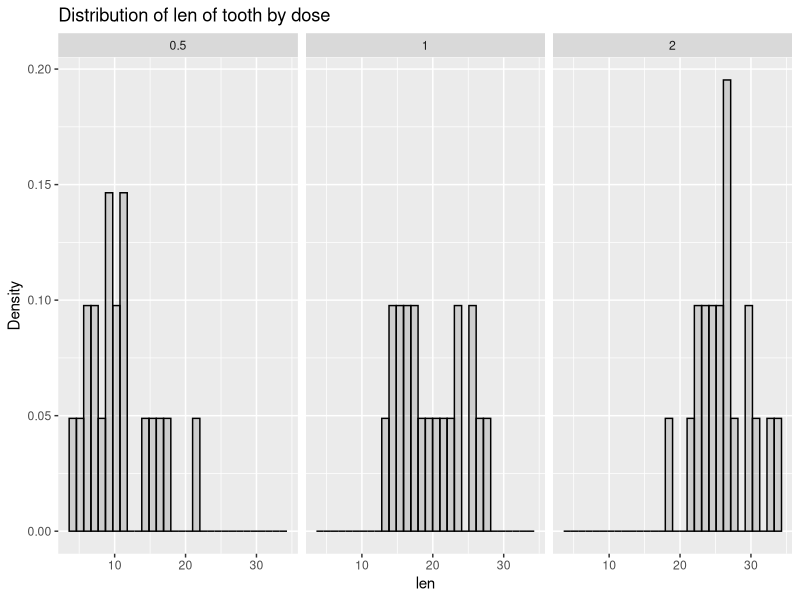
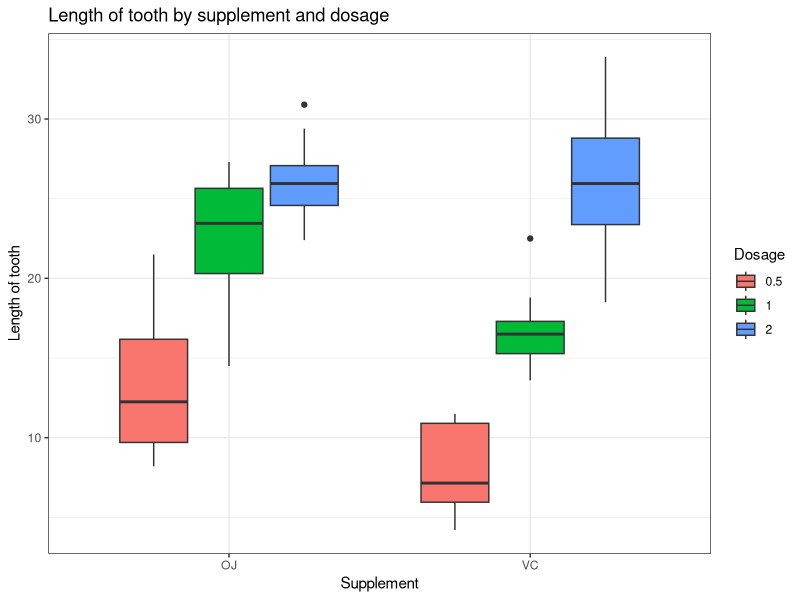
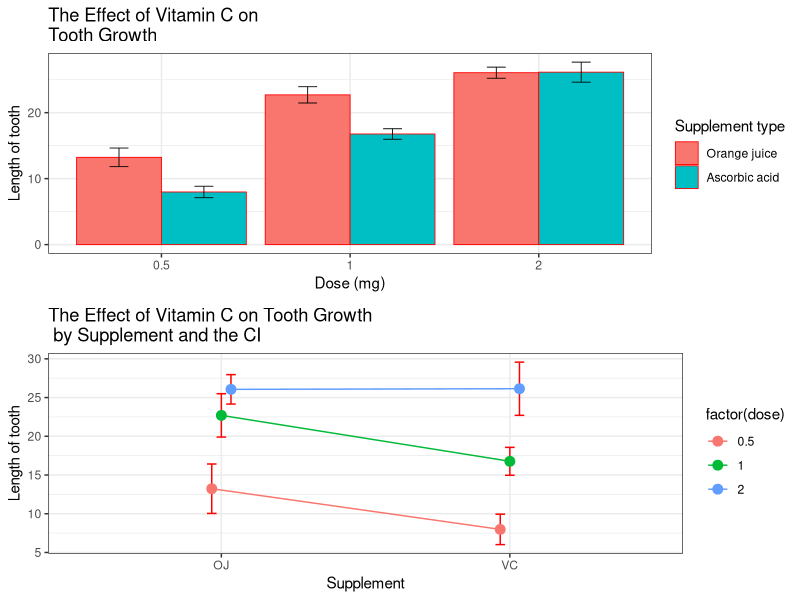

These charts were generated, in order, by the following R code:
# Now in the second portion of the class, we're going to analyze the ToothGrowth data in the R datasets package.
#     Load the ToothGrowth data and perform some basic exploratory data analyses 
#     Provide a basic summary of the data.
#     Use confidence intervals and hypothesis tests to compare tooth growth by supp and dose. (Use the techniques from class even if there's other approaches worth considering)
# State your conclusions and the assumptions needed for your conclusion


#library laoding
library(ggplot2)
library(plyr)
library(dplyr)
library(xtable)
library(gridExtra)
library(doBy)
#load the data
tooth_data <- ToothGrowth

head(tooth_data)

summary(tooth_data)
#check the distribution of the data
ggplot(tooth_data, aes(len)) + geom_histogram(alpha = .20, colour = "black", aes(y = ..density..)) + labs(title="Distribution of len of tooth by dose",
                                                         y="Density") + facet_grid(. ~ dose)
#do a box plot of the data
ggplot(tooth_data, aes(x=supp, y=len)) + geom_boxplot(aes(x=supp, y=len,fill =factor(dose))) + labs(title="Length of tooth by supplement and dosage",
                                                                                                     y="Length of tooth", x="Supplement") +
  guides(fill=guide_legend(title="Dosage")) + theme_bw()

#summary of the data
tooth_summary <- ddply(tooth_data, c("dose", "supp"), summarise,
               count    = sum(!is.na(len)),
               mean = mean(len, na.rm=TRUE),
               sd   = sd(len, na.rm=TRUE),
               se   = sd / sqrt(count) ,
               ci = se*(qt(.95/2 + .5, count-1)))
xtable(tooth_summary)
#plotting the data with error bars

par(mfrow = c(1,2))
p1 <- ggplot(tooth_summary, aes(x=factor(dose), y=mean, fill=supp)) +   geom_bar(position=position_dodge(), stat="identity", colour="red",  size=.3) +      # Thinner lines
  geom_errorbar(aes(ymin=mean-se, ymax=mean+se),size=.3,width=.2,position=position_dodge(.9)) +
  labs(title="The Effect of Vitamin C on\nTooth Growth", y="Length of tooth", x="Dose (mg)") +
    scale_fill_hue(name="Supplement type",   breaks=c("OJ", "VC"),labels=c("Orange juice", "Ascorbic acid")) + theme_bw()
 
pd <- position_dodge(.1)
p2 <- ggplot(tooth_summary, aes(x=supp, y=mean, colour=factor(dose), group=dose)) + 
  geom_errorbar(aes(ymin=mean-ci, ymax=mean+ci), colour="red", width=.1, position=pd) + geom_line(position=pd) +
  geom_point(position=pd, size=3) + theme_bw() +  
  labs(title="The Effect of Vitamin C on Tooth Growth \n by Supplement and the CI", y="Length of tooth", x="Supplement") + guides(fill=guide_legend(title="Dosage (mg)"))
grid.arrange(p1, p2)

#ttest on tthe data
t.test(tooth_data$len~tooth_data$supp , var.equal = T)

dose.5 <- tooth_data[tooth_data$dose == 0.5,]
dose.1 <- tooth_data[tooth_data$dose == 1,]
dose.2 <- tooth_data[tooth_data$dose == 2,]

dose.5Test <- t.test(dose.5$len~dose.5$supp , var.equal = T)
dose.1Test <- t.test(dose.1$len~dose.1$supp , var.equal = T)
dose.2Test <- t.test(dose.2$len~dose.2$supp , var.equal = T)

conf.5 <- dose.5Test$conf[1:2]
conf.1 <- dose.1Test$conf[1:2]
conf.2 <- dose.2Test$conf[1:2]

pvalue.5 <- dose.5Test$p.value
pvalue.1 <- dose.1Test$p.value
pvalue.2 <- dose.2Test$p.value

